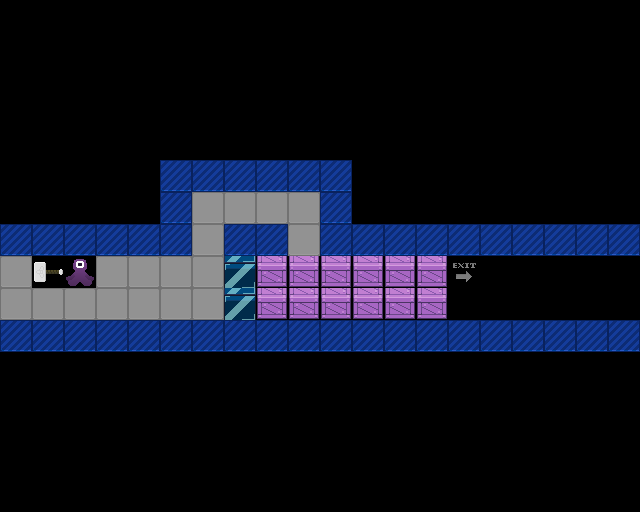

This game map was drawn from its Tiled (.tmx) file and the tilesets committed beside it. A one-line description and the full map source follow:
An orthogonal 20x16 tile map with 32x32 px tiles, 1 tile layer (Tile Layer 1).

<map version="1.5" tiledversion="1.7.0" orientation="orthogonal" renderorder="right-down" width="20" height="16" tilewidth="32" tileheight="32" infinite="0" nextlayerid="2" nextobjectid="1">
 <tileset firstgid="1" source="project-mjolnir.tsx" />
 <layer id="1" name="Tile Layer 1" width="20" height="16">
  <data encoding="csv">
0,0,0,0,0,0,0,0,0,0,0,0,0,0,0,0,0,0,0,0,
0,0,0,0,0,0,0,0,0,0,0,0,0,0,0,0,0,0,0,0,
0,0,0,0,0,0,0,0,0,0,0,0,0,0,0,0,0,0,0,0,
0,0,0,0,0,0,0,0,0,0,0,0,0,0,0,0,0,0,0,0,
0,0,0,0,0,0,0,0,0,0,0,0,0,0,0,0,0,0,0,0,
0,0,0,0,0,4,4,4,4,4,4,0,0,0,0,0,0,0,0,0,
0,0,0,0,0,4,3,3,3,3,4,0,0,0,0,0,0,0,0,0,
4,4,4,4,4,4,3,4,4,3,4,4,4,4,4,4,4,4,4,4,
3,47,50,3,3,3,3,41,21,21,21,21,21,21,8,0,0,0,0,0,
3,3,3,3,3,3,3,41,21,21,21,21,21,21,0,0,0,0,0,0,
4,4,4,4,4,4,4,4,4,4,4,4,4,4,4,4,4,4,4,4,
0,0,0,0,0,0,0,0,0,0,0,0,0,0,0,0,0,0,0,0,
0,0,0,0,0,0,0,0,0,0,0,0,0,0,0,0,0,0,0,0,
0,0,0,0,0,0,0,0,0,0,0,0,0,0,0,0,0,0,0,0,
0,0,0,0,0,0,0,0,0,0,0,0,0,0,0,0,0,0,0,0,
0,0,0,0,0,0,0,0,0,0,0,0,0,0,0,0,0,0,0,0
</data>
 </layer>
</map>
